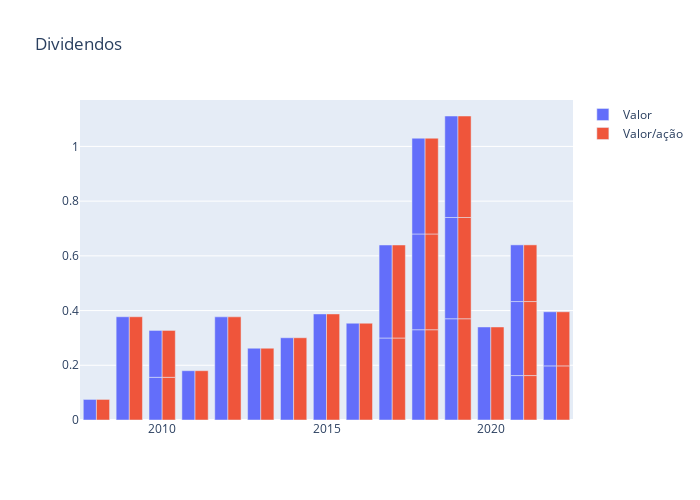

Notebook code cell kept with this figure:
### Markdown cell above
#### Dividendos

### Code cell
url1 = f'https://www.fundamentus.com.br/proventos.php?papel={codigo}&tipo=2'
header = { "User-Agent": "Mozilla/5.0 (X11; Linux x86_64) AppleWebKit/537.36 (KHTML, like Gecko) Chrome/50.0.2661.75 Safari/537.36", "X-Requested-With": "XMLHttpRequest"}
r1 = requests.get(url1, headers=header)
dy = pd.read_html(StringIO(r1.text), decimal=',', thousands='.')[0]
dy['Data'] = pd.to_datetime(dy['Data'] , dayfirst=True)
dy.set_index('Data',inplace =True )
dy['Valor/acao'] = dy['Valor']/dy['Por quantas ações']

fig = go.Figure(
    [ go.Bar(x=dy.index.year , y = dy['Valor'],name='Valor'),
     go.Bar(x=dy.index.year , y = dy['Valor/acao'],name='Valor/ação')],
    layout=dict(title='Dividendos ',height=500, width=700 ))
fig.show()

### Figure 1 — Plotly figure (JSON) as saved in the notebook; plotly's stock layout.template omitted (floating-point values rounded to 4 significant figures)
{"data": [{"name": "Valor", "type": "bar", "x": [2022, 2022, 2021, 2021, 2021, 2020, 2019, 2019, 2019, 2018, 2018, 2018, 2017, 2017, 2016, 2015, 2014, 2013, 2012, 2011, 2010, 2010, 2009, 2008], "y": [0.1978, 0.1978, 0.1624, 0.2706, 0.2071, 0.3401, 0.3701, 0.3701, 0.371, 0.33, 0.35, 0.35, 0.2997, 0.34, 0.3538, 0.3877, 0.3006, 0.2624, 0.3771, 0.1802, 0.156, 0.1714, 0.3774, 0.0752]}, {"name": "Valor/ação", "type": "bar", "x": [2022, 2022, 2021, 2021, 2021, 2020, 2019, 2019, 2019, 2018, 2018, 2018, 2017, 2017, 2016, 2015, 2014, 2013, 2012, 2011, 2010, 2010, 2009, 2008], "y": [0.1978, 0.1978, 0.1624, 0.2706, 0.2071, 0.3401, 0.3701, 0.3701, 0.371, 0.33, 0.35, 0.35, 0.2997, 0.34, 0.3538, 0.3877, 0.3006, 0.2624, 0.3771, 0.1802, 0.156, 0.1714, 0.3774, 0.0752]}], "layout": {"height": 500, "title": {"text": "Dividendos "}, "width": 700}}
